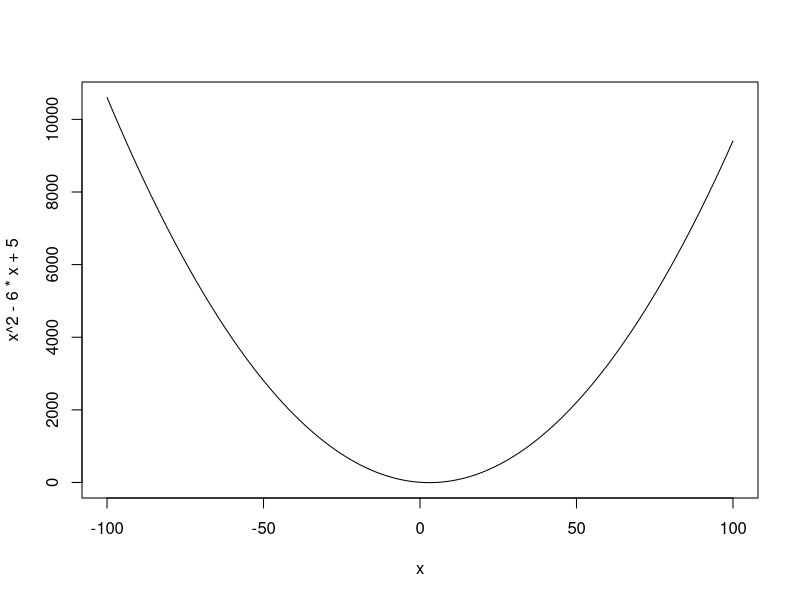
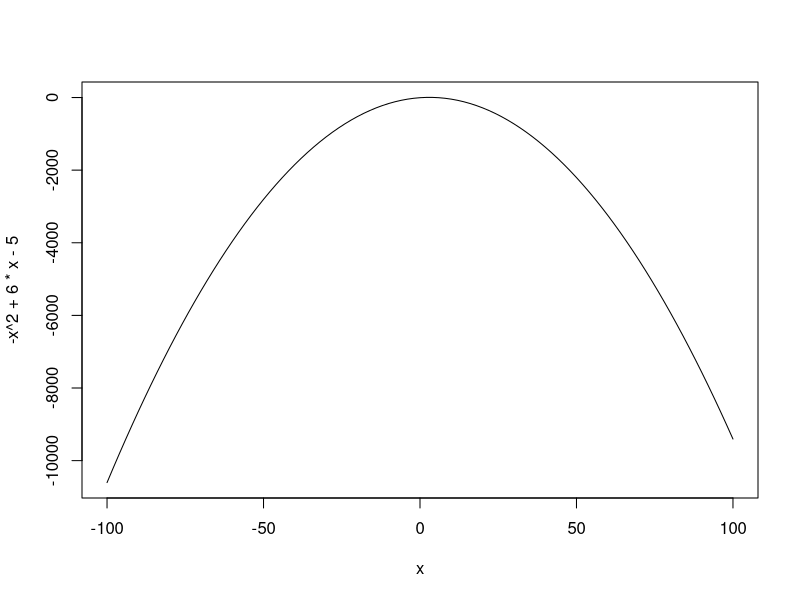
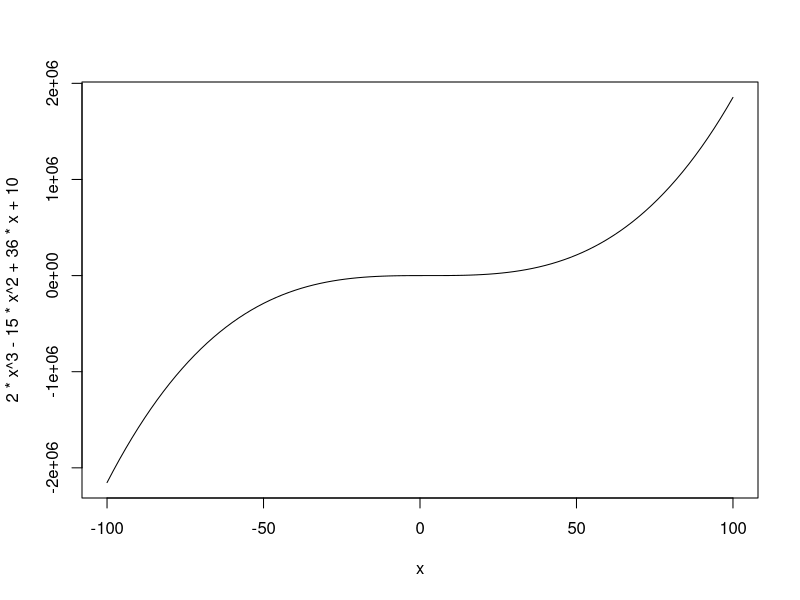
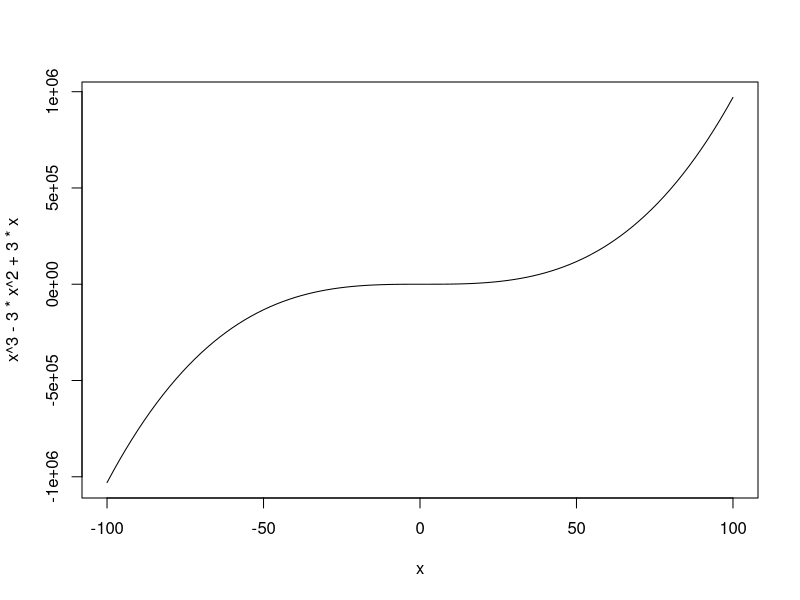
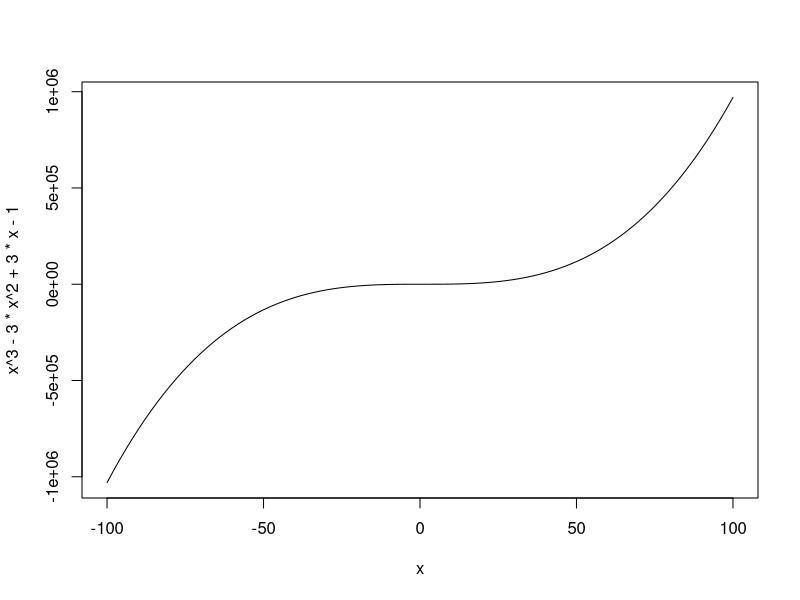
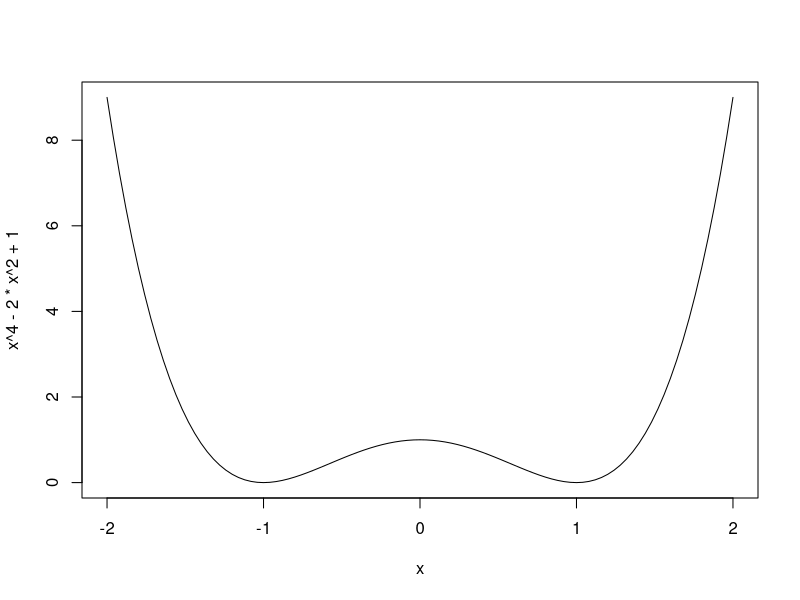
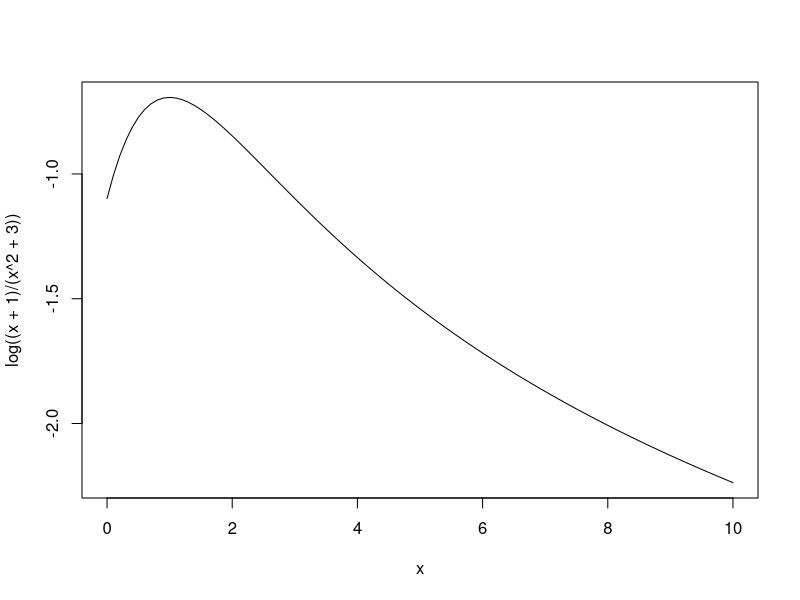

These charts were generated, in order, by the following R code:
## ---- chunk 1
knitr::opts_chunk$set(echo = TRUE)
## ---- chunk 2
curve(x^2 - 6*x + 5, -100,100)
## ---- chunk 3
curve(-x^2 + 6*x - 5, -100,100)
## ---- chunk 4
curve(2*x^3 - 15*x^2 + 36*x + 10, -100,100)
## ---- chunk 5
curve(x^3 -3*x^2 +3*x, -100,100)
## ---- chunk 6
curve(x^3 - 3*x^2 + 3*x - 1, -100,100)
## ---- chunk 7
curve(x^4 - 2*x^2 + 1, -2,2)
## ---- chunk 8
curve(log((x+1)/(x^2+3)), 0.0000001,10)
## ---- chunk 9
root <- polyroot(c(-15, -12, -10, 4, 1))
# The equation has 2 non-complex roots:
Re(root)[abs(Im(root)) < 1e-6]
